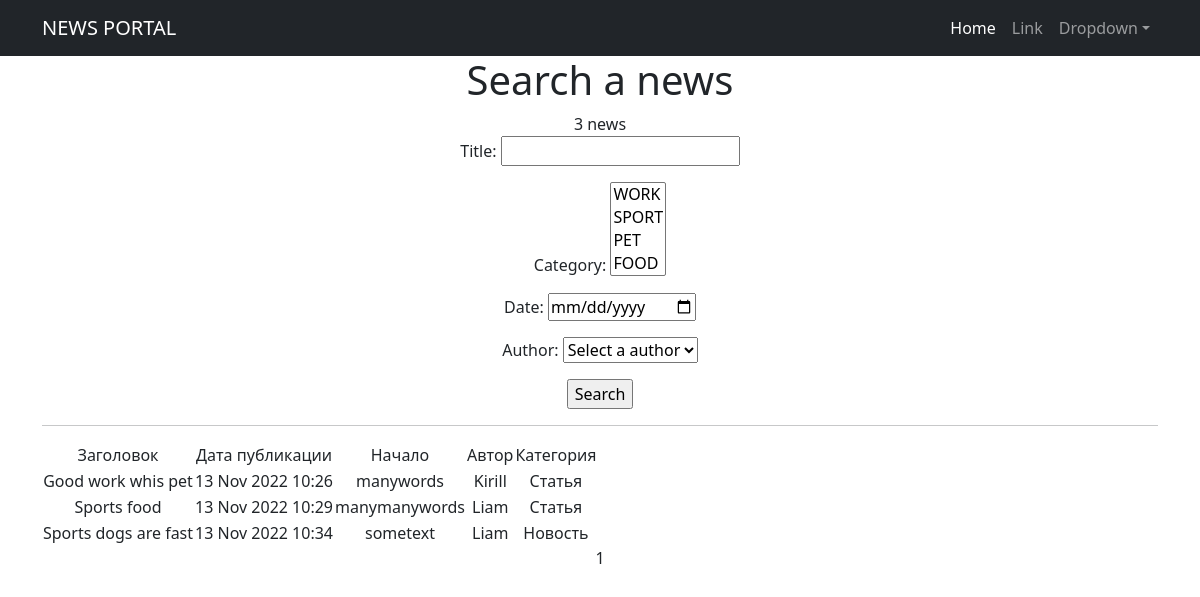
/news/search/, run on an earlier commit of the app's database.
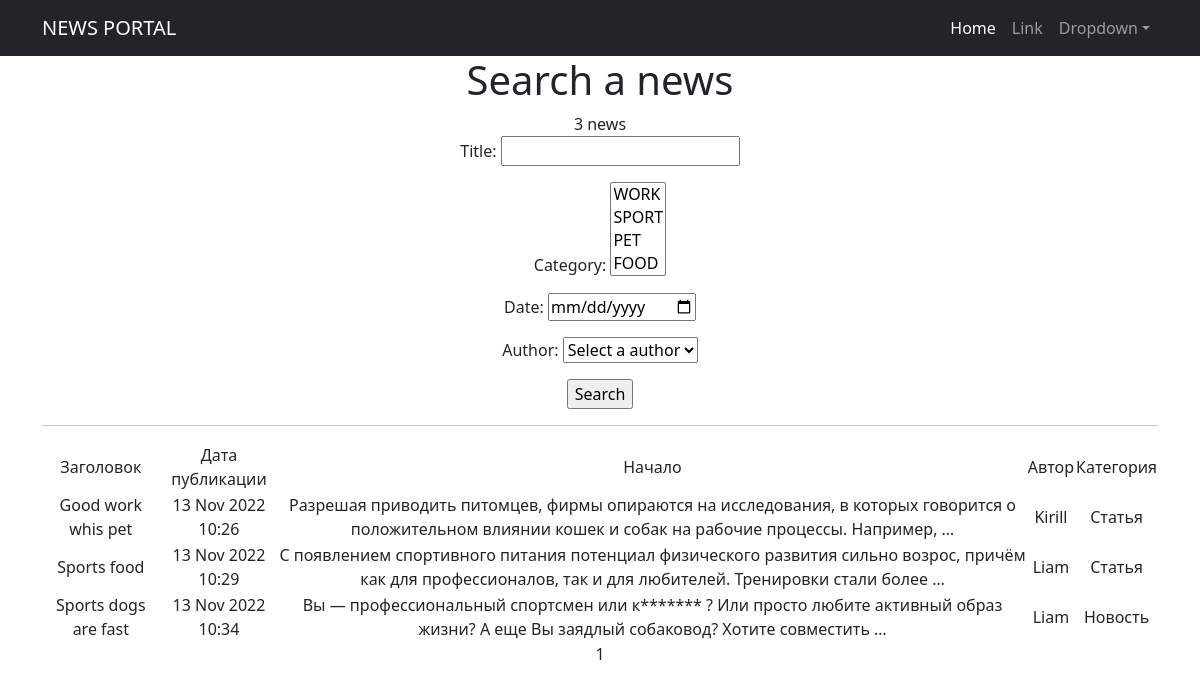
And on a later commit of the database.
### news/models.py (models this page shows, shortened)
class Post(models.Model):
    author = models.ForeignKey(Author, on_delete=models.CASCADE)
    NEWS = 'NW'
    ARTICLE = 'AR'
    CATEGORY_CHOICES = (
        (NEWS, "Новость"),
        (ARTICLE, "Статья"),
    )
    categoryType = models.CharField(max_length=2, choices=CATEGORY_CHOICES, default=ARTICLE)
    dateCreation = models.DateTimeField(auto_now_add=True)
    postCategory = models.ManyToManyField(Category, through="PostCategory")
    title = models.CharField(max_length=128)
    text = models.TextField()
    rating = models.IntegerField(default=0)

class Author(models.Model):
    authorUser = models.OneToOneField(User, on_delete=models.CASCADE)
    ratingAuthor = models.IntegerField(default=0)
    def __str__(self):
        return f'{self.authorUser.username}'

### news/views.py (the view)
# urls.py: path('search/', NewsSearch.as_view(), name='news_search'),
class NewsSearch(ListView):
    model = Post
    template_name = 'flatpages/news_search.html'
    context_object_name = 'search'
    paginate_by = 10
    def get_context_data(self, **kwargs):
       context = super().get_context_data(**kwargs)
       context['filterset'] = self.filterset
       return context
    def get_queryset(self):
        queryset = super().get_queryset()
        self.filterset = PostFilter(self.request.GET, queryset)
        return self.filterset.qs

### news/models.py (called while the page is built)
    def __str__(self):
        return self.name

### news/templatetags/post_filters.py (called while the page is built)
@register.filter()
def censor(value):
    bad_words = ('карнишон', 'тупой', 'склизкий')
    if not isinstance(value, str):
        raise TypeError(f"unresolved type '{type(value)}' expected type 'str'")
    for word in value.split():
        if word.lower() in bad_words:
            value = value.replace(word, f"{word[0]}{'*'*(len(word) -1)}")
    return value

### templates/flatpages/news_search.html (shortened to what this page needs)
{% extends 'flatpages/default.html' %}
{% load post_filters %}
{% load post_tags %}
{% block content %}
    <h1>Search a news</h1>
    <tr><h7>{{ search|length }} news</h7></tr>
     <form action="" method="GET">
       {{ filterset.form.as_p }}
       <input type="submit" value="Search" />
     </form>
    {% if search %}
    <hr>
        <table>
            <tr>
                <td>Заголовок</td>
                <td>Дата публикации</td>
                <td>Начало</td>
                <td>Автор</td>
                <td>Категория</td>
            </tr>
            {% for new in search|dictsort:'dateCreation' %}
            <tr>
                <td>{{ new.title|censor }}</td>
                <td>{{ new.dateCreation|date:'d M Y H:i' }}</td>
                <td>{{ new.text|truncatewords:20|censor }}</td>
                <td>{{ new.author.authorUser.username }}</td>
                <td>{{ new.get_categoryType_display }}</td>
            </tr>
            {% endfor %}
        </table>
    {% else %}
        <h2>Новостей нет</h2>
    {% endif %}
    {{ page_obj.number }}
{% endblock content %}

What changed in the data, as far as the page shows it:
changed Post "Good work whis pet": text|censor "manywords" → "Разрешая приводить питомцев, фирмы опираются на исследования, в которых говорится о положительном влиянии кошек и собак на рабочие процессы. Например, …"
changed Post "Sports food": text|censor "manymanywords" → "С появлением спортивного питания потенциал физического развития сильно возрос, причём как для профессионалов, так и для любителей. Тренировки стали более …"
changed Post "Sports dogs are fast": text|censor "sometext" → "Вы — профессиональный спортсмен или к******* ? Или просто любите активный образ жизни? А еще Вы заядлый собаковод? Хотите совместить …"
